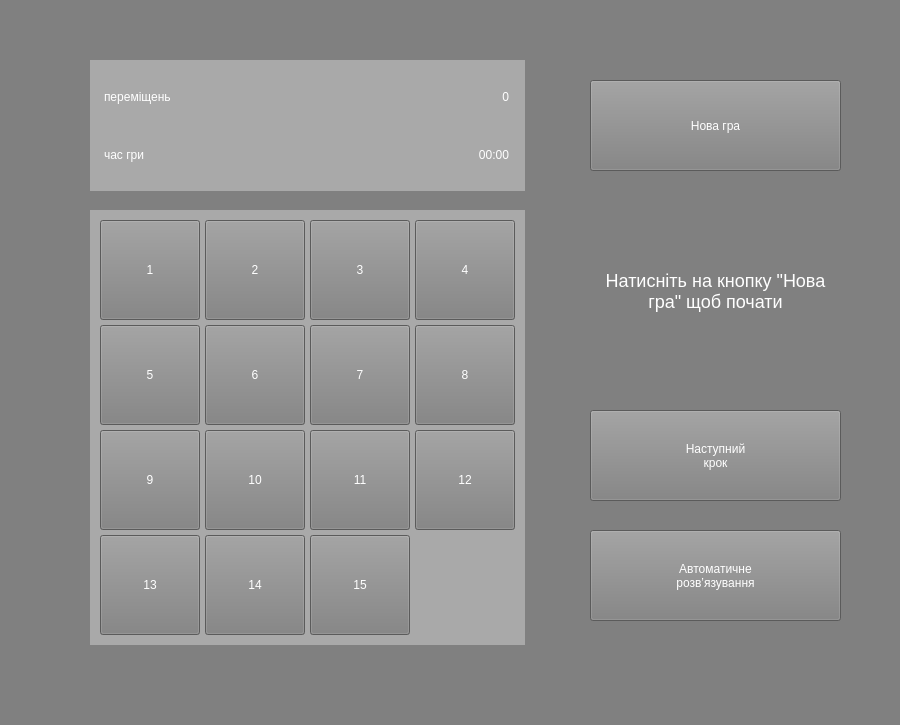
<?xml version="1.0" encoding="UTF-8"?>
<ui version="4.0">
 <class>MainWindow</class>
 <widget class="QMainWindow" name="MainWindow">
  <property name="geometry">
   <rect>
    <x>0</x>
    <y>0</y>
    <width>900</width>
    <height>725</height>
   </rect>
  </property>
  <property name="minimumSize">
   <size>
    <width>900</width>
    <height>725</height>
   </size>
  </property>
  <property name="maximumSize">
   <size>
    <width>900</width>
    <height>725</height>
   </size>
  </property>
  <property name="sizeIncrement">
   <size>
    <width>612</width>
    <height>826</height>
   </size>
  </property>
  <property name="windowTitle">
   <string>Гра у 15</string>
  </property>
  <property name="styleSheet">
   <string notr="true">QLabel{font:600 20pt &quot;FreeMono&quot; bold;
					color: white}
QLabel#label_5{font-size: 18px}
QPushButton{font:600 22pt &quot;FreeMono&quot; bold;
					color: white}
QWidget{background-color: darkgray}
QLabel{background-color: none}
QWidget#centralwidget{background-color: gray}
QPushButton{background-color: gray}
QPushButton#pushButton_17{font:600 17pt &quot;FreeMono&quot; bold;
					color: white}
QPushButton#pushButton_18{font:600 17pt &quot;FreeMono&quot; bold;
					color: white}
QPushButton#pushButton_19{font:600 17pt &quot;FreeMono&quot; bold;
					color: white}</string>
  </property>
  <widget class="QWidget" name="centralwidget">
   <widget class="QWidget" name="gridLayoutWidget_2">
    <property name="geometry">
     <rect>
      <x>90</x>
      <y>210</y>
      <width>435</width>
      <height>435</height>
     </rect>
    </property>
    <layout class="QGridLayout" name="gridLayout_2">
     <property name="leftMargin">
      <number>10</number>
     </property>
     <property name="topMargin">
      <number>10</number>
     </property>
     <property name="rightMargin">
      <number>10</number>
     </property>
     <property name="bottomMargin">
      <number>10</number>
     </property>
     <property name="spacing">
      <number>5</number>
     </property>
     <item row="0" column="3">
      <widget class="QPushButton" name="pushButton_4">
       <property name="sizePolicy">
        <sizepolicy hsizetype="Minimum" vsizetype="Minimum">
         <horstretch>0</horstretch>
         <verstretch>0</verstretch>
        </sizepolicy>
       </property>
       <property name="minimumSize">
        <size>
         <width>100</width>
         <height>100</height>
        </size>
       </property>
       <property name="maximumSize">
        <size>
         <width>100</width>
         <height>100</height>
        </size>
       </property>
       <property name="sizeIncrement">
        <size>
         <width>0</width>
         <height>0</height>
        </size>
       </property>
       <property name="text">
        <string>4</string>
       </property>
      </widget>
     </item>
     <item row="1" column="3">
      <widget class="QPushButton" name="pushButton_8">
       <property name="sizePolicy">
        <sizepolicy hsizetype="Minimum" vsizetype="Minimum">
         <horstretch>0</horstretch>
         <verstretch>0</verstretch>
        </sizepolicy>
       </property>
       <property name="minimumSize">
        <size>
         <width>100</width>
         <height>100</height>
        </size>
       </property>
       <property name="maximumSize">
        <size>
         <width>100</width>
         <height>100</height>
        </size>
       </property>
       <property name="text">
        <string>8</string>
       </property>
      </widget>
     </item>
     <item row="1" column="2">
      <widget class="QPushButton" name="pushButton_7">
       <property name="sizePolicy">
        <sizepolicy hsizetype="Minimum" vsizetype="Minimum">
         <horstretch>0</horstretch>
         <verstretch>0</verstretch>
        </sizepolicy>
       </property>
       <property name="minimumSize">
        <size>
         <width>100</width>
         <height>100</height>
        </size>
       </property>
       <property name="maximumSize">
        <size>
         <width>100</width>
         <height>100</height>
        </size>
       </property>
       <property name="text">
        <string>7</string>
       </property>
      </widget>
     </item>
     <item row="2" column="2">
      <widget class="QPushButton" name="pushButton_11">
       <property name="sizePolicy">
        <sizepolicy hsizetype="Minimum" vsizetype="Minimum">
         <horstretch>0</horstretch>
         <verstretch>0</verstretch>
        </sizepolicy>
       </property>
       <property name="minimumSize">
        <size>
         <width>100</width>
         <height>100</height>
        </size>
       </property>
       <property name="maximumSize">
        <size>
         <width>100</width>
         <height>100</height>
        </size>
       </property>
       <property name="text">
        <string>11</string>
       </property>
      </widget>
     </item>
     <item row="3" column="1">
      <widget class="QPushButton" name="pushButton_14">
       <property name="sizePolicy">
        <sizepolicy hsizetype="Minimum" vsizetype="Minimum">
         <horstretch>0</horstretch>
         <verstretch>0</verstretch>
        </sizepolicy>
       </property>
       <property name="minimumSize">
        <size>
         <width>100</width>
         <height>100</height>
        </size>
       </property>
       <property name="maximumSize">
        <size>
         <width>100</width>
         <height>100</height>
        </size>
       </property>
       <property name="text">
        <string>14</string>
       </property>
      </widget>
     </item>
     <item row="2" column="0">
      <widget class="QPushButton" name="pushButton_9">
       <property name="sizePolicy">
        <sizepolicy hsizetype="Minimum" vsizetype="Minimum">
         <horstretch>0</horstretch>
         <verstretch>0</verstretch>
        </sizepolicy>
       </property>
       <property name="minimumSize">
        <size>
         <width>100</width>
         <height>100</height>
        </size>
       </property>
       <property name="maximumSize">
        <size>
         <width>100</width>
         <height>100</height>
        </size>
       </property>
       <property name="text">
        <string>9</string>
       </property>
      </widget>
     </item>
     <item row="0" column="2">
      <widget class="QPushButton" name="pushButton_3">
       <property name="sizePolicy">
        <sizepolicy hsizetype="Minimum" vsizetype="Minimum">
         <horstretch>0</horstretch>
         <verstretch>0</verstretch>
        </sizepolicy>
       </property>
       <property name="minimumSize">
        <size>
         <width>100</width>
         <height>100</height>
        </size>
       </property>
       <property name="maximumSize">
        <size>
         <width>100</width>
         <height>100</height>
        </size>
       </property>
       <property name="sizeIncrement">
        <size>
         <width>0</width>
         <height>0</height>
        </size>
       </property>
       <property name="text">
        <string>3</string>
       </property>
      </widget>
     </item>
     <item row="0" column="0">
      <widget class="QPushButton" name="pushButton">
       <property name="sizePolicy">
        <sizepolicy hsizetype="Minimum" vsizetype="Minimum">
         <horstretch>0</horstretch>
         <verstretch>0</verstretch>
        </sizepolicy>
       </property>
       <property name="minimumSize">
        <size>
         <width>100</width>
         <height>100</height>
        </size>
       </property>
       <property name="maximumSize">
        <size>
         <width>100</width>
         <height>100</height>
        </size>
       </property>
       <property name="text">
        <string>1</string>
       </property>
      </widget>
     </item>
     <item row="3" column="2">
      <widget class="QPushButton" name="pushButton_15">
       <property name="sizePolicy">
        <sizepolicy hsizetype="Minimum" vsizetype="Minimum">
         <horstretch>0</horstretch>
         <verstretch>0</verstretch>
        </sizepolicy>
       </property>
       <property name="minimumSize">
        <size>
         <width>100</width>
         <height>100</height>
        </size>
       </property>
       <property name="maximumSize">
        <size>
         <width>100</width>
         <height>100</height>
        </size>
       </property>
       <property name="text">
        <string>15</string>
       </property>
      </widget>
     </item>
     <item row="3" column="3">
      <widget class="QPushButton" name="pushButton_16">
       <property name="sizePolicy">
        <sizepolicy hsizetype="Minimum" vsizetype="Minimum">
         <horstretch>0</horstretch>
         <verstretch>0</verstretch>
        </sizepolicy>
       </property>
       <property name="minimumSize">
        <size>
         <width>100</width>
         <height>100</height>
        </size>
       </property>
       <property name="maximumSize">
        <size>
         <width>100</width>
         <height>100</height>
        </size>
       </property>
       <property name="text">
        <string/>
       </property>
       <property name="flat">
        <bool>true</bool>
       </property>
      </widget>
     </item>
     <item row="1" column="0">
      <widget class="QPushButton" name="pushButton_5">
       <property name="sizePolicy">
        <sizepolicy hsizetype="Minimum" vsizetype="Minimum">
         <horstretch>0</horstretch>
         <verstretch>0</verstretch>
        </sizepolicy>
       </property>
       <property name="minimumSize">
        <size>
         <width>100</width>
         <height>100</height>
        </size>
       </property>
       <property name="maximumSize">
        <size>
         <width>100</width>
         <height>100</height>
        </size>
       </property>
       <property name="sizeIncrement">
        <size>
         <width>0</width>
         <height>0</height>
        </size>
       </property>
       <property name="text">
        <string>5</string>
       </property>
      </widget>
     </item>
     <item row="3" column="0">
      <widget class="QPushButton" name="pushButton_13">
       <property name="sizePolicy">
        <sizepolicy hsizetype="Minimum" vsizetype="Minimum">
         <horstretch>0</horstretch>
         <verstretch>0</verstretch>
        </sizepolicy>
       </property>
       <property name="minimumSize">
        <size>
         <width>100</width>
         <height>100</height>
        </size>
       </property>
       <property name="maximumSize">
        <size>
         <width>100</width>
         <height>100</height>
        </size>
       </property>
       <property name="text">
        <string>13</string>
       </property>
      </widget>
     </item>
     <item row="2" column="3">
      <widget class="QPushButton" name="pushButton_12">
       <property name="sizePolicy">
        <sizepolicy hsizetype="Minimum" vsizetype="Minimum">
         <horstretch>0</horstretch>
         <verstretch>0</verstretch>
        </sizepolicy>
       </property>
       <property name="minimumSize">
        <size>
         <width>100</width>
         <height>100</height>
        </size>
       </property>
       <property name="maximumSize">
        <size>
         <width>100</width>
         <height>100</height>
        </size>
       </property>
       <property name="text">
        <string>12</string>
       </property>
      </widget>
     </item>
     <item row="0" column="1">
      <widget class="QPushButton" name="pushButton_2">
       <property name="sizePolicy">
        <sizepolicy hsizetype="Minimum" vsizetype="Minimum">
         <horstretch>0</horstretch>
         <verstretch>0</verstretch>
        </sizepolicy>
       </property>
       <property name="minimumSize">
        <size>
         <width>100</width>
         <height>100</height>
        </size>
       </property>
       <property name="maximumSize">
        <size>
         <width>100</width>
         <height>100</height>
        </size>
       </property>
       <property name="text">
        <string>2</string>
       </property>
      </widget>
     </item>
     <item row="2" column="1">
      <widget class="QPushButton" name="pushButton_10">
       <property name="sizePolicy">
        <sizepolicy hsizetype="Minimum" vsizetype="Minimum">
         <horstretch>0</horstretch>
         <verstretch>0</verstretch>
        </sizepolicy>
       </property>
       <property name="minimumSize">
        <size>
         <width>100</width>
         <height>100</height>
        </size>
       </property>
       <property name="maximumSize">
        <size>
         <width>100</width>
         <height>100</height>
        </size>
       </property>
       <property name="text">
        <string>10</string>
       </property>
      </widget>
     </item>
     <item row="1" column="1">
      <widget class="QPushButton" name="pushButton_6">
       <property name="sizePolicy">
        <sizepolicy hsizetype="Minimum" vsizetype="Minimum">
         <horstretch>0</horstretch>
         <verstretch>0</verstretch>
        </sizepolicy>
       </property>
       <property name="minimumSize">
        <size>
         <width>100</width>
         <height>100</height>
        </size>
       </property>
       <property name="maximumSize">
        <size>
         <width>100</width>
         <height>100</height>
        </size>
       </property>
       <property name="text">
        <string>6</string>
       </property>
      </widget>
     </item>
    </layout>
   </widget>
   <widget class="QPushButton" name="pushButton_18">
    <property name="geometry">
     <rect>
      <x>590</x>
      <y>410</y>
      <width>251</width>
      <height>91</height>
     </rect>
    </property>
    <property name="text">
     <string>Наступний 
крок</string>
    </property>
   </widget>
   <widget class="QPushButton" name="pushButton_19">
    <property name="geometry">
     <rect>
      <x>590</x>
      <y>530</y>
      <width>251</width>
      <height>91</height>
     </rect>
    </property>
    <property name="text">
     <string>Автоматичне
розвʼязування</string>
    </property>
   </widget>
   <widget class="QWidget" name="gridLayoutWidget_3">
    <property name="geometry">
     <rect>
      <x>90</x>
      <y>60</y>
      <width>435</width>
      <height>131</height>
     </rect>
    </property>
    <layout class="QGridLayout" name="gridLayout_3">
     <property name="sizeConstraint">
      <enum>QLayout::SetMinimumSize</enum>
     </property>
     <property name="leftMargin">
      <number>10</number>
     </property>
     <property name="topMargin">
      <number>10</number>
     </property>
     <property name="rightMargin">
      <number>10</number>
     </property>
     <property name="bottomMargin">
      <number>10</number>
     </property>
     <property name="spacing">
      <number>5</number>
     </property>
     <item row="0" column="1">
      <widget class="QLabel" name="label_2">
       <property name="minimumSize">
        <size>
         <width>129</width>
         <height>0</height>
        </size>
       </property>
       <property name="maximumSize">
        <size>
         <width>129</width>
         <height>16777215</height>
        </size>
       </property>
       <property name="text">
        <string>0</string>
       </property>
       <property name="alignment">
        <set>Qt::AlignRight|Qt::AlignTrailing|Qt::AlignVCenter</set>
       </property>
      </widget>
     </item>
     <item row="0" column="0">
      <widget class="QLabel" name="label">
       <property name="minimumSize">
        <size>
         <width>267</width>
         <height>0</height>
        </size>
       </property>
       <property name="maximumSize">
        <size>
         <width>267</width>
         <height>16777215</height>
        </size>
       </property>
       <property name="text">
        <string>переміщень</string>
       </property>
      </widget>
     </item>
     <item row="1" column="0">
      <widget class="QLabel" name="label_3">
       <property name="maximumSize">
        <size>
         <width>420</width>
         <height>16777215</height>
        </size>
       </property>
       <property name="text">
        <string>час гри</string>
       </property>
      </widget>
     </item>
     <item row="1" column="1">
      <widget class="QLabel" name="label_4">
       <property name="minimumSize">
        <size>
         <width>129</width>
         <height>0</height>
        </size>
       </property>
       <property name="maximumSize">
        <size>
         <width>129</width>
         <height>16777215</height>
        </size>
       </property>
       <property name="text">
        <string>00:00</string>
       </property>
       <property name="alignment">
        <set>Qt::AlignRight|Qt::AlignTrailing|Qt::AlignVCenter</set>
       </property>
      </widget>
     </item>
    </layout>
   </widget>
   <widget class="QPushButton" name="pushButton_17">
    <property name="geometry">
     <rect>
      <x>590</x>
      <y>80</y>
      <width>251</width>
      <height>91</height>
     </rect>
    </property>
    <property name="text">
     <string>Нова гра</string>
    </property>
   </widget>
   <widget class="QLabel" name="label_5">
    <property name="geometry">
     <rect>
      <x>590</x>
      <y>225</y>
      <width>251</width>
      <height>131</height>
     </rect>
    </property>
    <property name="text">
     <string>Натисніть на кнопку &quot;Нова гра&quot; щоб почати</string>
    </property>
    <property name="alignment">
     <set>Qt::AlignCenter</set>
    </property>
    <property name="wordWrap">
     <bool>true</bool>
    </property>
   </widget>
  </widget>
 </widget>
 <tabstops>
  <tabstop>pushButton_17</tabstop>
  <tabstop>pushButton_18</tabstop>
  <tabstop>pushButton_19</tabstop>
  <tabstop>pushButton</tabstop>
  <tabstop>pushButton_2</tabstop>
  <tabstop>pushButton_3</tabstop>
  <tabstop>pushButton_4</tabstop>
  <tabstop>pushButton_5</tabstop>
  <tabstop>pushButton_6</tabstop>
  <tabstop>pushButton_7</tabstop>
  <tabstop>pushButton_8</tabstop>
  <tabstop>pushButton_9</tabstop>
  <tabstop>pushButton_10</tabstop>
  <tabstop>pushButton_11</tabstop>
  <tabstop>pushButton_12</tabstop>
  <tabstop>pushButton_13</tabstop>
  <tabstop>pushButton_14</tabstop>
  <tabstop>pushButton_15</tabstop>
  <tabstop>pushButton_16</tabstop>
 </tabstops>
 <resources/>
 <connections/>
</ui>
